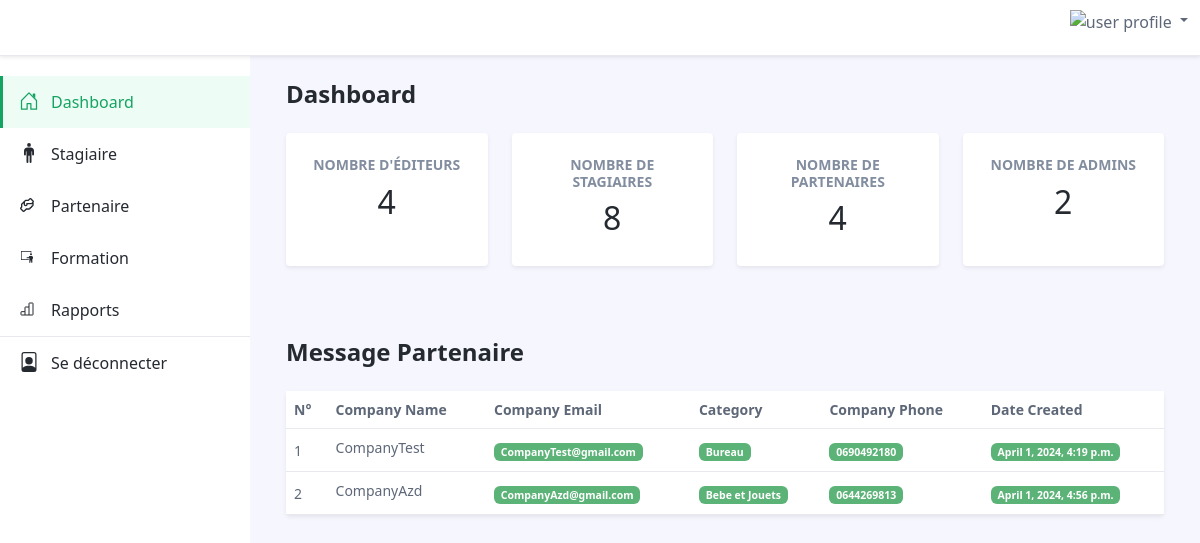
The app's page /escpasAdminMessagePartenaire/ (signed in) with its own data.
### takouine/models.py (models this page shows, shortened)
class ContactMessagePartenaire(models.Model):
    CATEGORY_CHOICES = [
        ('Telephone et tablette', 'Telephone et tablette'),
        ('Electromenager', 'Electromenager'),
        ('Informatique', 'Informatique'),
        ('Maison et cuisine', 'Maison et cuisine'),
        ('Bureau', 'Bureau'),
        ('Vetements et chaussures', 'Vetements et chaussures'),
        ('Beautes et sante', 'Beautes et sante'),
        ('Jeux Videos et consoles', 'Jeux Videos et consoles'),
        ('Sport et Loisirs', 'Sport et Loisirs'),
        ('Bebe et Jouets', 'Bebe et Jouets'),
        ('Supermarche', 'Supermarche'),
        ('Librairies', 'Librairies'),
        ('Services', 'Services'),
    ]
    Companyname = models.CharField(max_length=100)
    email = models.EmailField()
    category = models.CharField(max_length=50, choices=CATEGORY_CHOICES, null=True)
    CompanyPhone = models.CharField(max_length=100, null=True)
    timestamp = models.DateTimeField(auto_now_add=True)

### takouine/decorators.py (the view)
        def wrapper_func(request , *args,**kwargs):
            group = None
            if request.user.groups.exists():
               group =  request.user.groups.all()[0].name
            if group in allowedGroups:
               return view_func(request , *args,**kwargs)
            else:
                return redirect('/')

### takouine/templates/takouine/escpasAdminMessagePartenaire/escpasAdminMessagePartenaire.html (shortened to what this page needs)
{% extends "takouine/mainDashbord.html" %}
{% load static %}
{% block content %}
<div class="app-wrapper">
	<div class="app-content pt-3 p-md-3 p-lg-4">
		<div class="container-xl">
			<div class="row g-3 mb-4 align-items-center justify-content-between">
				<div class="col-auto">
					<h1 class="app-page-title mb-0">Message Partenaire</h1>
				</div>
			</div>
			<div class="tab-content" id="orders-table-tab-content">
				<div class="tab-pane fade show active" id="orders-all" role="tabpanel" aria-labelledby="orders-all-tab">
					<div class="app-card app-card-orders-table shadow-sm mb-5">
						<div class="app-card-body">
							<div class="table-responsive">
								<table class="table app-table-hover mb-0 text-left">
									<thead>
										<tr>
											<th class="cell">N°</th>
											<th class="cell">Company Name</th>
											<th class="cell">Company Email</th>
											<th class="cell">Category</th>
                                            <th class="cell">Company Phone</th>
                                            <th class="cell">Date Created</th>
										</tr>
									</thead>
									<tbody>
										{% for MessagePartenaire in MessagePartenaires %}
										<tr>
											<td class="cell">{{ forloop.counter }}</td>
											<td class="cell"><span class="truncate">{{ MessagePartenaire.Companyname }}</span></td>
											<td class="cell"><span class="badge bg-success">{{ MessagePartenaire.email }}</span></td>
                                            <td class="cell"><span class="badge bg-success">{{ MessagePartenaire.category }}</span></td>
											<td class="cell"><span class="badge bg-success">{{ MessagePartenaire.CompanyPhone }}</span></td>
                                            <td class="cell"><span class="badge bg-success">{{ MessagePartenaire.timestamp }}</span></td>
										</tr>
										{% endfor %}
									</tbody>
								</table>
							</div>
						</div>
					</div>
				</div>
			</div>
		</div>
	</div>
</div>
{% endblock  %}

### records on screen
ContactMessagePartenaire: Companyname "CompanyTest", email "CompanyTest@gmail.com", category "Bureau", CompanyPhone "0690492180", timestamp "April 1, 2024, 4:19 p.m."
ContactMessagePartenaire: Companyname "CompanyAzd", email "CompanyAzd@gmail.com", category "Bebe et Jouets", CompanyPhone "0644269813", timestamp "April 1, 2024, 4:56 p.m."

### other values on screen
{{ total_edituers }} "4"
{{ total_stagiaires }} "8"
{{ total_partenaires }} "4"
{{ total_admins }} "2"
